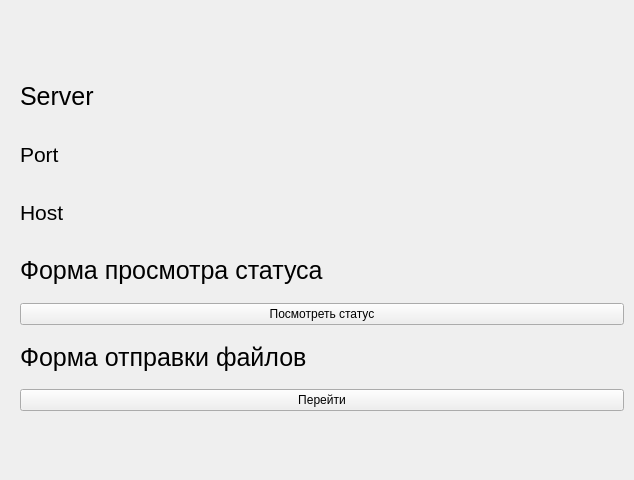
<?xml version="1.0" encoding="UTF-8"?>
<ui version="4.0">
 <class>Dialog</class>
 <widget class="QWidget" name="Dialog">
  <property name="geometry">
   <rect>
    <x>0</x>
    <y>0</y>
    <width>634</width>
    <height>480</height>
   </rect>
  </property>
  <property name="windowTitle">
   <string>Form</string>
  </property>
  <widget class="QWidget" name="verticalLayoutWidget_2">
   <property name="geometry">
    <rect>
     <x>20</x>
     <y>70</y>
     <width>604</width>
     <height>341</height>
    </rect>
   </property>
   <layout class="QVBoxLayout" name="verticalLayout_2">
    <property name="sizeConstraint">
     <enum>QLayout::SetMaximumSize</enum>
    </property>
    <item>
     <layout class="QVBoxLayout" name="verticalLayout_4">
      <item>
       <layout class="QVBoxLayout" name="verticalLayout_6">
        <item>
         <widget class="QLabel" name="label">
          <property name="font">
           <font>
            <pointsize>19</pointsize>
           </font>
          </property>
          <property name="text">
           <string>Server</string>
          </property>
         </widget>
        </item>
       </layout>
      </item>
      <item>
       <layout class="QHBoxLayout" name="horizontalLayout_2">
        <item>
         <widget class="QLabel" name="label_4">
          <property name="font">
           <font>
            <pointsize>16</pointsize>
           </font>
          </property>
          <property name="text">
           <string>Port</string>
          </property>
         </widget>
        </item>
        <item>
         <widget class="QLabel" name="portValue">
          <property name="font">
           <font>
            <pointsize>15</pointsize>
           </font>
          </property>
          <property name="text">
           <string/>
          </property>
         </widget>
        </item>
       </layout>
      </item>
      <item>
       <layout class="QHBoxLayout" name="horizontalLayout">
        <item>
         <widget class="QLabel" name="label_2">
          <property name="font">
           <font>
            <pointsize>16</pointsize>
           </font>
          </property>
          <property name="text">
           <string>Host</string>
          </property>
         </widget>
        </item>
        <item>
         <widget class="QLabel" name="hostValue">
          <property name="font">
           <font>
            <pointsize>15</pointsize>
           </font>
          </property>
          <property name="text">
           <string/>
          </property>
         </widget>
        </item>
       </layout>
      </item>
     </layout>
    </item>
    <item>
     <layout class="QVBoxLayout" name="verticalLayout">
      <item>
       <layout class="QVBoxLayout" name="verticalLayout_3">
        <item>
         <widget class="QLabel" name="label_5">
          <property name="font">
           <font>
            <pointsize>19</pointsize>
           </font>
          </property>
          <property name="text">
           <string>Форма просмотра статуса</string>
          </property>
         </widget>
        </item>
        <item>
         <widget class="QPushButton" name="pushButton_2">
          <property name="text">
           <string>Посмотреть статус</string>
          </property>
         </widget>
        </item>
        <item>
         <widget class="QLabel" name="label_3">
          <property name="font">
           <font>
            <pointsize>19</pointsize>
           </font>
          </property>
          <property name="text">
           <string>Форма отправки файлов</string>
          </property>
         </widget>
        </item>
        <item>
         <widget class="QPushButton" name="pushButton">
          <property name="text">
           <string>Перейти</string>
          </property>
         </widget>
        </item>
       </layout>
      </item>
     </layout>
    </item>
   </layout>
  </widget>
 </widget>
 <resources/>
 <connections/>
</ui>
